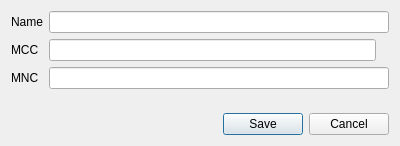
<?xml version="1.0" encoding="UTF-8"?>
<ui version="4.0">
 <class>OperatorEditDialog</class>
 <widget class="QDialog" name="OperatorEditDialog">
  <property name="geometry">
   <rect>
    <x>0</x>
    <y>0</y>
    <width>400</width>
    <height>146</height>
   </rect>
  </property>
  <property name="windowTitle">
   <string>Dialog</string>
  </property>
  <layout class="QGridLayout" name="gridLayout">
   <item row="2" column="0">
    <widget class="QLabel" name="mncLabel">
     <property name="text">
      <string>MNC</string>
     </property>
    </widget>
   </item>
   <item row="4" column="0" colspan="2">
    <layout class="QHBoxLayout" name="buttonsLayout">
     <item>
      <spacer name="buttonSpacer">
       <property name="orientation">
        <enum>Qt::Horizontal</enum>
       </property>
       <property name="sizeHint" stdset="0">
        <size>
         <width>40</width>
         <height>20</height>
        </size>
       </property>
      </spacer>
     </item>
     <item>
      <widget class="QPushButton" name="saveButton">
       <property name="text">
        <string>Save</string>
       </property>
      </widget>
     </item>
     <item>
      <widget class="QPushButton" name="cancelButton">
       <property name="text">
        <string>Cancel</string>
       </property>
      </widget>
     </item>
    </layout>
   </item>
   <item row="2" column="1">
    <widget class="QLineEdit" name="mncInput"/>
   </item>
   <item row="1" column="0">
    <widget class="QLabel" name="mccLabel">
     <property name="text">
      <string>MCC</string>
     </property>
    </widget>
   </item>
   <item row="0" column="0">
    <widget class="QLabel" name="operatorNameLabel">
     <property name="text">
      <string>Name</string>
     </property>
    </widget>
   </item>
   <item row="0" column="1">
    <widget class="QLineEdit" name="operatorNameInput"/>
   </item>
   <item row="3" column="0">
    <spacer name="dialogSpacer">
     <property name="orientation">
      <enum>Qt::Vertical</enum>
     </property>
     <property name="sizeHint" stdset="0">
      <size>
       <width>20</width>
       <height>40</height>
      </size>
     </property>
    </spacer>
   </item>
   <item row="1" column="1">
    <layout class="QHBoxLayout" name="mccInputLayout">
     <item>
      <widget class="QLineEdit" name="mccInput"/>
     </item>
     <item>
      <widget class="QLabel" name="countryIconLabel">
       <property name="text">
        <string notr="true"/>
       </property>
       <property name="scaledContents">
        <bool>true</bool>
       </property>
      </widget>
     </item>
    </layout>
   </item>
  </layout>
 </widget>
 <resources/>
 <connections/>
</ui>
